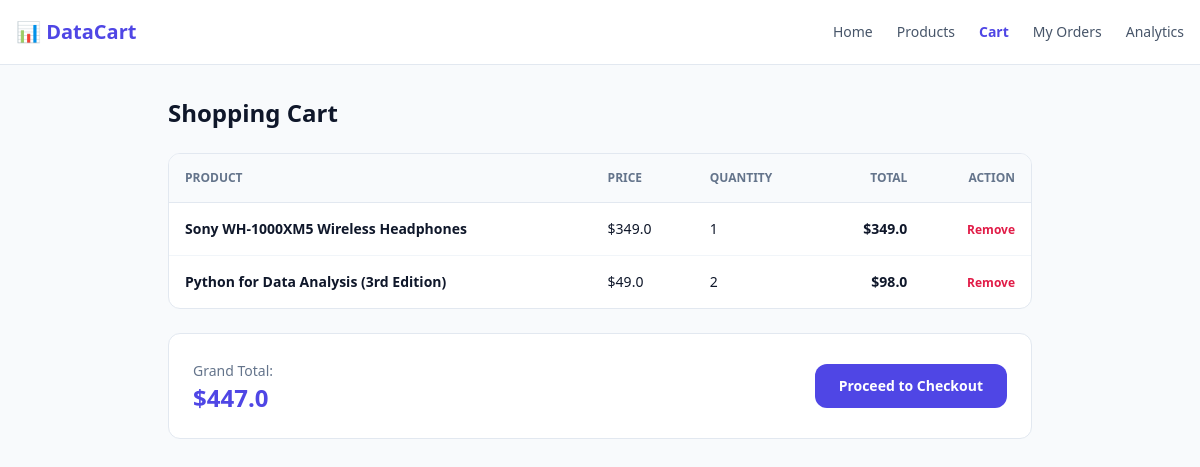
The page /cart on the database its author committed.
### tables this page shows
CREATE TABLE cart (
        id TEXT PRIMARY KEY,
        user_id TEXT NOT NULL,
        product_id TEXT NOT NULL,
        quantity INTEGER NOT NULL DEFAULT 1,
        FOREIGN KEY (user_id) REFERENCES users(id),
        FOREIGN KEY (product_id) REFERENCES products(id)
    );

CREATE TABLE products (
        id TEXT PRIMARY KEY,
        name TEXT NOT NULL,
        category TEXT NOT NULL,
        price REAL NOT NULL,
        stock INTEGER NOT NULL,
        rating REAL NOT NULL DEFAULT 4.5,
        description TEXT NOT NULL,
        image TEXT NOT NULL
    );

### app.py (the view)
@app.route('/cart')
def cart():
    user_id = session.get('user_id', 'u-cust-1') # fallback to demo user
    conn = get_db_connection()
    cart_items = conn.execute('''
        SELECT c.id, c.quantity, p.id as product_id, p.name, p.price, p.image, p.stock
        FROM cart c
        JOIN products p ON c.product_id = p.id
        WHERE c.user_id = ?
    ''', (user_id,)).fetchall()
    subtotal = sum(item['price'] * item['quantity'] for item in cart_items)
    shipping = 0 if subtotal > 200 else (15 if subtotal > 0 else 0)
    grand_total = subtotal + shipping
    conn.close()
    return render_template('cart.html', cart_items=cart_items, subtotal=subtotal, shipping=shipping, grand_total=grand_total)

### app.py (called while the page is built)
def get_db_connection():
    conn = sqlite3.connect(DB_FILE)
    conn.row_factory = sqlite3.Row
    return conn

### templates/cart.html (shortened to what this page needs)
<!DOCTYPE html>
<html lang="en">
<head>
    <script src="https://cdn.tailwindcss.com"></script>
</head>
<body class="bg-slate-50 text-slate-900 font-sans">
    <header class="bg-white border-b border-slate-200 sticky top-0 z-30">
        <div class="max-w-7xl mx-auto px-4 h-16 flex items-center justify-between">
            <a href="/" class="text-xl font-bold text-indigo-600">📊 DataCart</a>
            <nav class="flex items-center gap-6 text-sm font-medium">
                <a href="/" class="text-slate-600 hover:text-slate-900">Home</a>
                <a href="/products" class="text-slate-600 hover:text-slate-900">Products</a>
                <a href="/cart" class="text-indigo-600 font-semibold">Cart</a>
                <a href="/orders" class="text-slate-600 hover:text-slate-900">My Orders</a>
                <a href="/analytics" class="text-slate-600 hover:text-slate-900">Analytics</a>
            </nav>
        </div>
    </header>
    <main class="max-w-4xl mx-auto px-4 py-8 space-y-6">
        <h1 class="text-2xl font-bold">Shopping Cart</h1>
        <div class="bg-white rounded-xl border border-slate-200 overflow-hidden">
            <table class="w-full text-left text-sm">
                <thead class="bg-slate-50 border-b border-slate-200 text-xs font-semibold text-slate-500 uppercase">
                    <tr>
                        <th class="p-4">Product</th>
                        <th class="p-4">Price</th>
                        <th class="p-4">Quantity</th>
                        <th class="p-4 text-right">Total</th>
                        <th class="p-4 text-right">Action</th>
                    </tr>
                </thead>
                <tbody class="divide-y divide-slate-100">
                    {% for item in cart_items %}
                    <tr>
                        <td class="p-4 font-semibold">{{ item.name }}</td>
                        <td class="p-4">${{ item.price }}</td>
                        <td class="p-4">{{ item.quantity }}</td>
                        <td class="p-4 text-right font-bold">${{ item.price * item.quantity }}</td>
                        <td class="p-4 text-right">
                            <a href="/cart/remove/{{ item.id }}" class="text-rose-600 hover:text-rose-800 text-xs font-semibold">Remove</a>
                        </td>
                    </tr>
                    {% else %}
                    <tr>
                        <td colspan="5" class="p-8 text-center text-slate-400">Your cart is empty.</td>
                    </tr>
                    {% endfor %}
                </tbody>
            </table>
        </div>
        <div class="bg-white p-6 rounded-xl border border-slate-200 flex flex-col sm:flex-row justify-between items-center gap-4">
            <div>
                <span class="text-sm text-slate-500">Grand Total:</span>
                <div class="text-2xl font-extrabold text-indigo-600">${{ grand_total }}</div>
            </div>
            <a href="/checkout" class="px-6 py-3 bg-indigo-600 hover:bg-indigo-700 text-white font-bold rounded-xl text-sm">Proceed to Checkout</a>
        </div>
    </main>
</body>
</html>

### rows shown on the page
cart: name "Sony WH-1000XM5 Wireless Headphones", price "349.0", quantity "1", item.price*item.quantity "349.0"
cart: name "Python for Data Analysis (3rd Edition)", price "49.0", quantity "2", item.price*item.quantity "98.0"

### other values the page prints
{{ grand_total }} "447.0"
